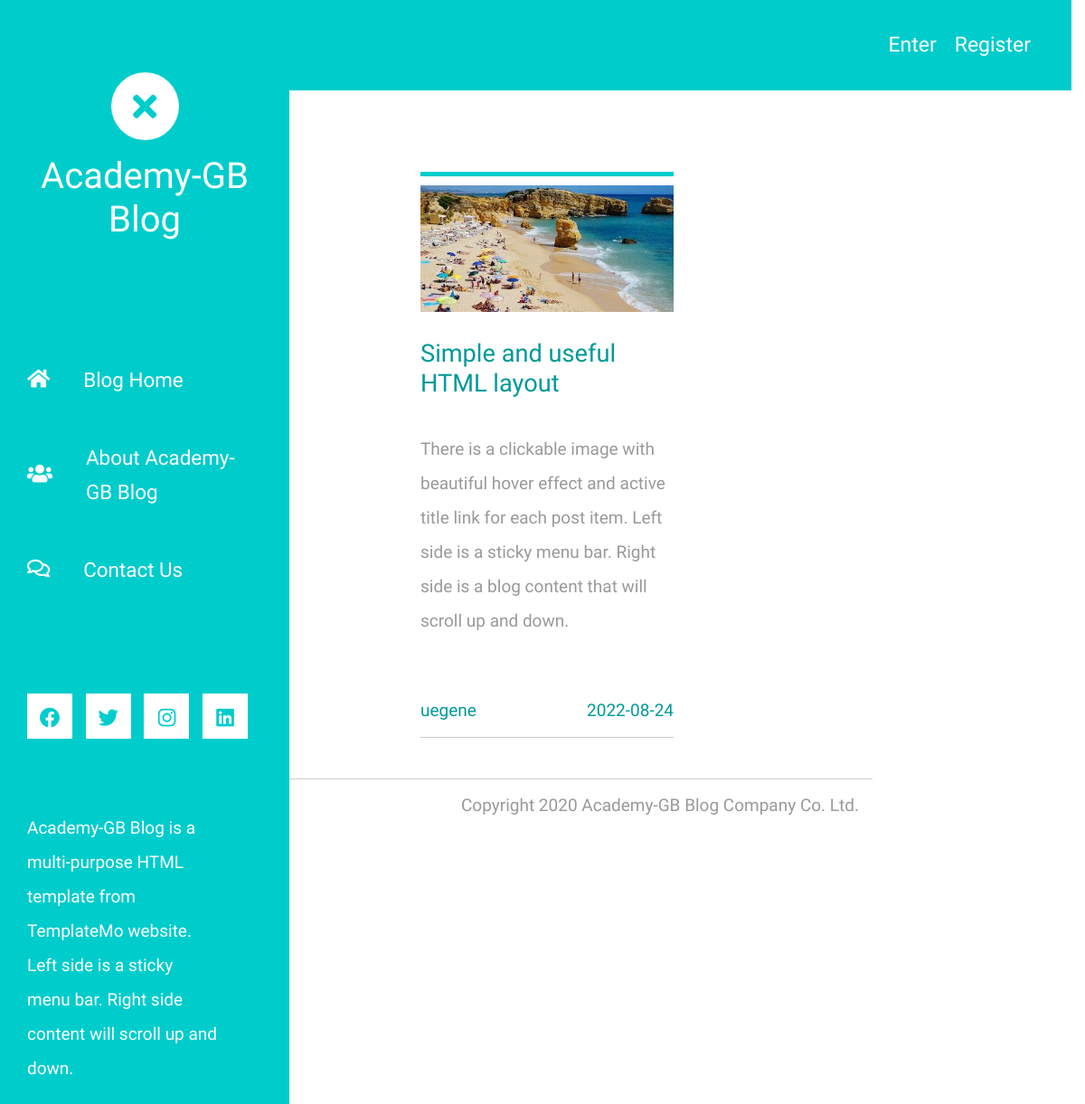
/post/1, run on the app's committed database.
### flask_project/models.py (models this page shows, shortened)
class Post(db.Model):
    id = db.Column(db.Integer, primary_key=True)
    title = db.Column(db.String(100), nullable=False)
    date_posted = db.Column(db.DateTime, nullable=False,
                         default=datetime.utcnow)
    content = db.Column(db.Text, nullable=False)
    user_id= db.Column(db.Integer, db.ForeignKey('user.id'),
                     nullable=False)
    image_file = db.Column(db.String(20), nullable=False)

class User(db.Model, UserMixin):
    id = db.Column(db.Integer, primary_key=True)
    username = db.Column(db.String(20), unique=True, nullable=False)
    email = db.Column(db.String(120), unique=True, nullable=False)
    image_file = db.Column(db.String(20), nullable=False)
    password = db.Column(db.String(60), nullable=False)
    posts = db.relationship('Post', backref='author', lazy=True)

### flask_project/posts/routes.py (the view)
@posts.route('/post/<int:post_id>')
def post(post_id):
    post = Post.query.get_or_404(post_id)
    return render_template('post.html', title=post.title, post=post,
                           datetime=datetime)

### flask_project/templates/post.html (shortened to what this page needs)
{% extends "base.html" %}
{% block content %}
<div class="container flex-column" style="display: flex;">
  <article class="col-12 col-md-6">
      <hr class="tm-hr-primary">
              <div>
                  <img src="{{ url_for('static', filename='img/posts_image/' + post.image_file) }}"
                       alt="Image" class="img-fluid">
              </div>
              <h2 class="tm-pt-30 tm-color-primary tm-post-title ">
                      {{ post.title }}
              </h2>
      <p class="tm-pt-30">
          {{ post.content }}
      </p>
      <div class="d-flex justify-content-between tm-pt-45">
          <span class="tm-color-primary">{{ post.author.username }}</span>
          <span class="tm-color-primary">
              {{ post.date_posted.date() }}</span>
      </div>
      <hr>
  </article>
</div>
{% endblock content %}

### flask_project/static/css/style.css (style rules this page uses)
html { overflow-x: hidden; }
body { margin: 0; padding: 0; font-family: 'Source Sans Pro', sans-serif; font-size: 19px; line-height: 2em; overflow-x: hidden; }
p, span { color: #999; }
hr { border-top-color: #CCC; margin-top: 10px; margin-bottom: 10px; }
.tm-post-title { font-size: 1.7rem; transition: all 0.3s ease; }
hr.tm-hr-primary { border-top: 5px solid #0CC; }
.tm-pt-30 { padding-top: 30px; }
.tm-pt-45 { padding-top: 45px; }
.tm-color-primary, span.tm-color-primary { color: #099; }

### data on the page
Post: image_file (picture), title "Simple and useful HTML layout", content "There is a clickable image with beautiful hover effect and active title link for each post item. Left side is a sticky menu bar. Right side is a blog content that will scroll up and down.", date_posted "2022-08-24"
User: author.username "uegene"
